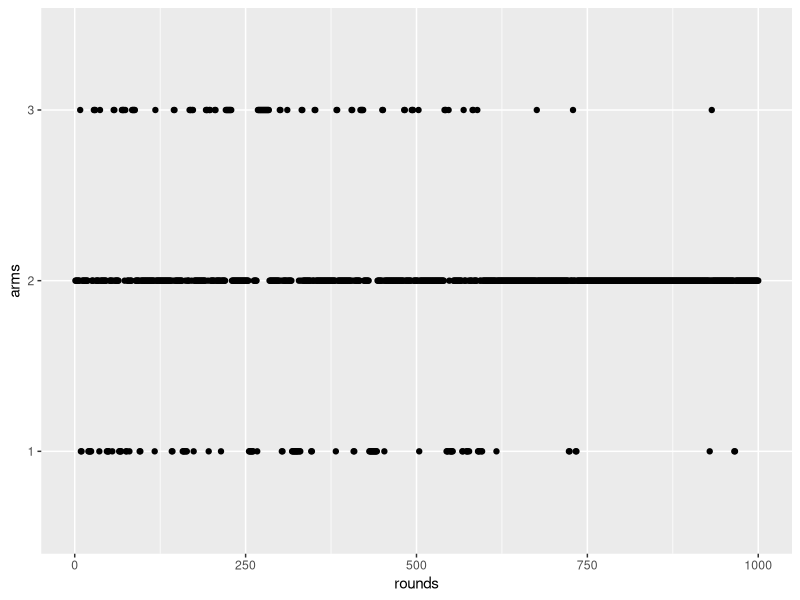
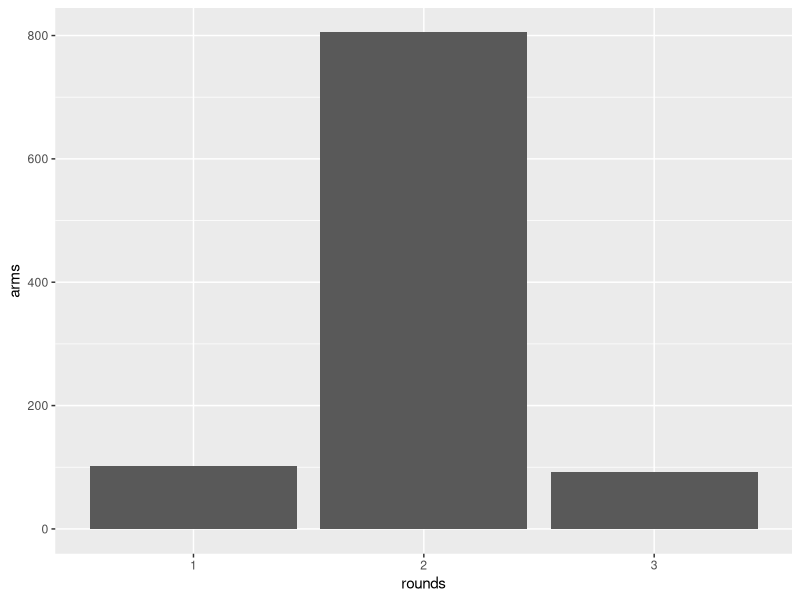
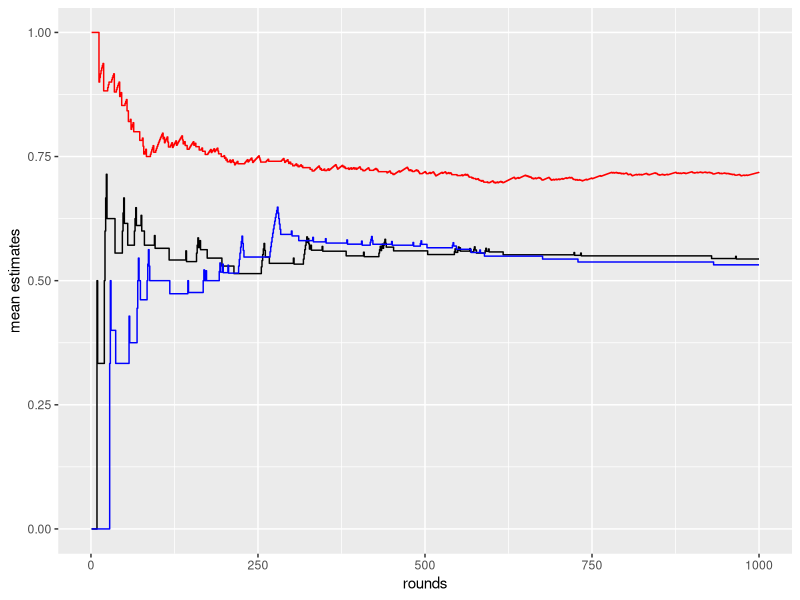
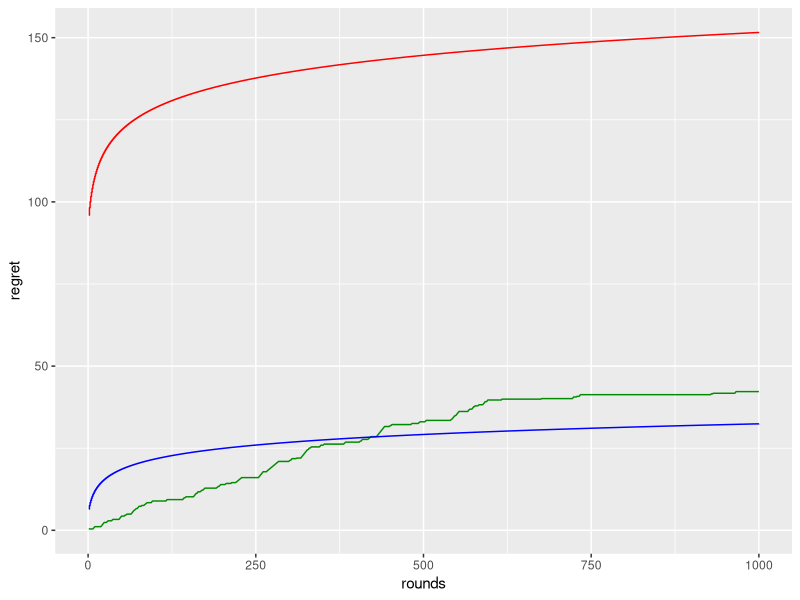

These charts were generated, in order, by the following R code:
# ##################################################################################### #
# NAME: BANDITS.R
# DESCRIPTION: script to implement UCB algorithm for the multi-armed bandit problem.
# ##################################################################################### #
## BEGIN SCRIPT ----------------------------------------------------------------------- #
# ------------------------------------------------------------------------------------- #
library(tidyverse)
set.seed(3)

# Kullback Liebler function for Bernoulli distributions
kl_bernoulli <- function(p,q){
      p*log(p/q) + (1-p)*log((1-p)/(1-q))
}
# algorithm parameters
N_ROUNDS <- 1000
N_ARMS <- 3
ALPHA <- 2.05

# bandit parameters
mu_arms <- runif(N_ARMS, 0.4, 0.8)
mu_best <- max(mu_arms)
sub_opt <- mu_best - mu_arms
kl_div <- kl_bernoulli(mu_best, mu_arms)

# initialize per-round storage vectors
mu_hat <- rep(0, N_ARMS)
n_pulls <- rep(1, N_ARMS)
rewards <- rep(0, N_ARMS)

# bookkeeping
mu_hat_rounds <- matrix(rep(0, N_ARMS * N_ROUNDS), nrow = N_ROUNDS)
ucbs_rounds <- matrix(rep(0, N_ARMS * N_ROUNDS), nrow = N_ROUNDS)
arm_rounds <- rep(0, N_ROUNDS)
regret_pseudo <- rep(0, N_ROUNDS)
regret_bound <- rep(0, N_ROUNDS)
regret_bound_lo <- rep(0, N_ROUNDS)

# play N_ARMS exploration rounds
for(j in 1:N_ARMS){
      rewards[j] <- rbinom(1, 1, prob = mu_arms[j])
}
mu_hat <- rewards / n_pulls

# play N_ARMS + N_ROUNDS rounds
for(i in 1:N_ROUNDS){
      # select arm according to UCB
      ucbs <- mu_hat + sqrt(ALPHA * 0.5 * log(i+N_ARMS) / n_pulls)
      arm_idx <- which(ucbs == max(ucbs))
      if(length(arm_idx) > 1){
            idx <- sample(length(arm_idx), 1)
            arm_idx <- arm_idx[idx]
      }
      # pull selected arm
      rewards[arm_idx] <- rewards[arm_idx] + rbinom(1, 1, mu_arms[arm_idx])
      n_pulls[arm_idx] <- n_pulls[arm_idx] + 1
      # update mean estimates
      mu_hat[arm_idx] <- rewards[arm_idx] / n_pulls[arm_idx]
      # bookkeeping
      regret_pseudo[i] <- sum(sub_opt * n_pulls)
      regret_bound[i] <- sum(ALPHA*sub_opt[sub_opt > 0]/(2*sub_opt[sub_opt > 0]^2)*
                                   log(i+N_ARMS) + ALPHA / (ALPHA - 2))
      regret_bound_lo[i] <- sum(sub_opt[sub_opt > 0]*log(i+N_ARMS)/kl_div[kl_div > 0])
      ucbs_rounds[i,] <- ucbs
      mu_hat_rounds[i,] <- mu_hat
      arm_rounds[i] <- arm_idx
}

# time series of selected arms
ggplot() + geom_point(aes(x = 1:N_ROUNDS, y = as.factor(arm_rounds))) + 
      labs(x = "rounds", y = "arms")

# bar chart of selected arms
ggplot() + geom_bar(aes(as.factor(arm_rounds))) + labs(x = "rounds", y = "arms")

# time series of estimated means of each arm
ggplot() + geom_step(aes(x = 1:N_ROUNDS, y = mu_hat_rounds[,1])) +
      geom_step(aes(x = 1:N_ROUNDS, y = mu_hat_rounds[,2]), color = "red") +
      geom_step(aes(x = 1:N_ROUNDS, y = mu_hat_rounds[,3]), color = "blue") + 
      labs(x = "rounds", y = "mean estimates")

# time series of cumulative regret vs. bounds
ggplot() + geom_line(aes(x = 1:N_ROUNDS, y = regret_pseudo), color = "green4") +
      geom_step(aes(x = 1:N_ROUNDS, y = regret_bound), color = "red")  +
      geom_step(aes(x = 1:N_ROUNDS, y = regret_bound_lo), color = "blue")  + 
      labs(x = "rounds", y = "regret")

# time series of UCBs
# ggplot() + geom_step(aes(x = 1:N_ROUNDS, y = ucbs_rounds[,1])) +
#       geom_step(aes(x = 1:N_ROUNDS, y = ucbs_rounds[,2]), color = "red")  +
#       geom_step(aes(x = 1:N_ROUNDS, y = ucbs_rounds[,3]), color = "blue") + 
#       labs(x = "rounds", y = "UCB estimates")

# time series of deviations of estimates from actuals
# ggplot() + geom_step(aes(x=1:N_ROUNDS, y = mu_arms[1] - mu_hat_rounds[,1])) +
#       geom_step(aes(x=1:N_ROUNDS, y = mu_arms[2] - mu_hat_rounds[,2]), color="red") +
#       geom_step(aes(x=1:N_ROUNDS, y = mu_arms[3] - mu_hat_rounds[,3]), color="blue") + 
#       labs(x = "rounds", y = "mean estimates deviations")
# ##################################################################################### #
## END OF SCRIPT ---------------------------------------------------------------------- #
# ##################################################################################### #